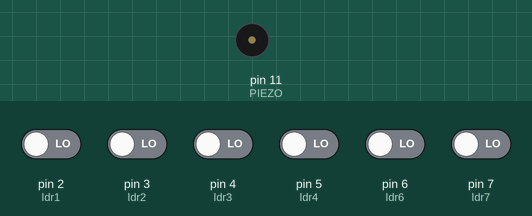
Simulated run of this sketch. Board: Arduino Uno, built with avr-gcc and run on an emulated ATmega328P. Parts: buzzer (waves = sounding). The inputs (shaded band) are chosen by the test bench; at power-on: pin 2 (ldr1), pin 3 (ldr2), pin 4 (ldr3), pin 5 (ldr4), pin 6 (ldr6), pin 7 (ldr7) LOW. MIDI output is not drawn; what the sketch prints to the serial monitor is not drawn.

Above: at 1.2 s.
1.3 s: pin 2 (ldr1) driven HIGH
At 2.3 s:
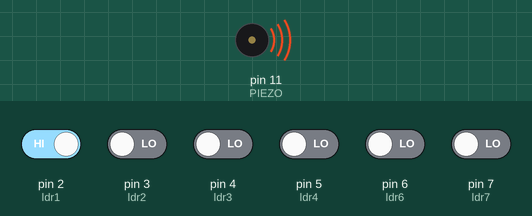
2.8 s: pin 3 (ldr2) driven HIGH
4.3 s: pin 4 (ldr3) driven HIGH
5.8 s: pin 5 (ldr4) driven HIGH
At 6.7 s:
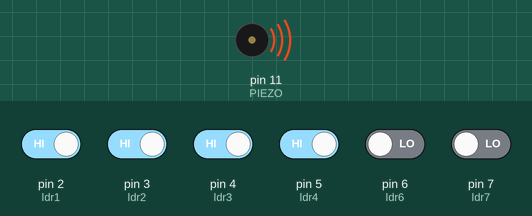
7.3 s: pin 2 (ldr1) driven LOW and pin 3 (ldr2) driven LOW and pin 4 (ldr3) driven LOW and pin 5 (ldr4) driven LOW and pin 6 (ldr6) driven HIGH
10.3 s: pin 6 (ldr6) driven LOW
At 11.6 s:
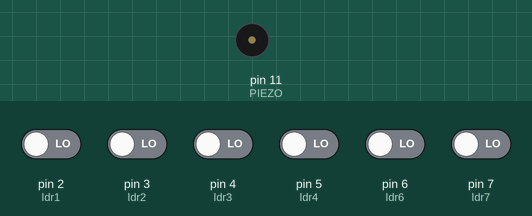
Timing chart, 0 to 12.8 s (numbered marks = the images above; inputs shaded):
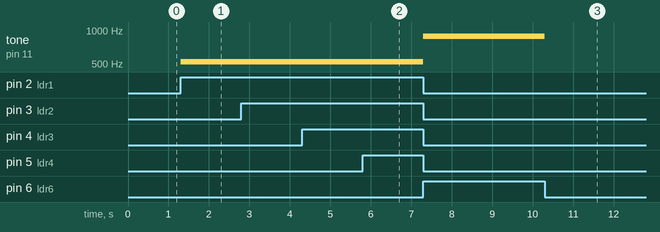

The sketch:

laserharp.ino
```cpp
#include <MIDI.h>
#define NOTE_C 523
#define NOTE_D 587
#define NOTE_E 659
#define NOTE_F 698
#define NOTE_G 784
#define NOTE_A 880
#define NOTE_B 985
int ldr1=2;
int ldr2=3;
int ldr3=4;
int ldr4=5;
int ldr5=5;
int ldr6=6;
int ldr7=7;
int PIEZO=11;
MIDI_CREATE_DEFAULT_INSTANCE();
// the setup function runs once when you press reset or power the board
void setup() {
  // initialize digital pin LED_BUILTIN as an output.
  pinMode(ldr1, INPUT);
  pinMode(ldr2, INPUT);
  pinMode(ldr3, INPUT);
  pinMode(ldr4, INPUT);
  pinMode(ldr5, INPUT);
  pinMode(ldr6, INPUT);
  pinMode(ldr7, INPUT);

  pinMode(PIEZO, OUTPUT);
  MIDI.begin(1);
  Serial.begin(115200);

}

// the loop function runs over and over again forever
void loop() {

  int ldrvalue1=digitalRead(ldr1);
  int ldrvalue2=digitalRead(ldr2);
  int ldrvalue3=digitalRead(ldr3);
  int ldrvalue4=digitalRead(ldr4);
  int ldrvalue5=digitalRead(ldr5);
  int ldrvalue6=digitalRead(ldr6);
  int ldrvalue7=digitalRead(ldr7);

  if(ldrvalue1==HIGH)
  {
    Serial.println("note c");
    tone(PIEZO,NOTE_C,3);
  }
  if(ldrvalue2==HIGH)
  {
    Serial.println("note d");
    tone(PIEZO,NOTE_D,3);
  }
  if(ldrvalue3==HIGH)
  {
    Serial.println("note e");
    tone(PIEZO,NOTE_E,3);
  }
  if(ldrvalue4==HIGH)
  {
    Serial.println("note f");
    tone(PIEZO,NOTE_F,3);
  }
  if(ldrvalue5==HIGH)
  {
    Serial.println("note c");
    tone(PIEZO,NOTE_G,3);
  }
  if(ldrvalue6==HIGH)
  {
    Serial.println("note d");
    tone(PIEZO,NOTE_A,3);
  }
  if(ldrvalue7==HIGH)
  {
    Serial.println("note c");
    tone(PIEZO,NOTE_B,3);
  }
                            // wait for a second
}
```

Measured:
- after the input at 1.3 s, tone on pin 11 (PIEZO): silent → 523 Hz at once
- after the input at 5.8 s, tone on pin 11 (PIEZO): stays 523 Hz (without the input it goes to 659 Hz after 0.82 s)
- after the input at 10.3 s, tone on pin 11 (PIEZO): 880 Hz → silent at once
